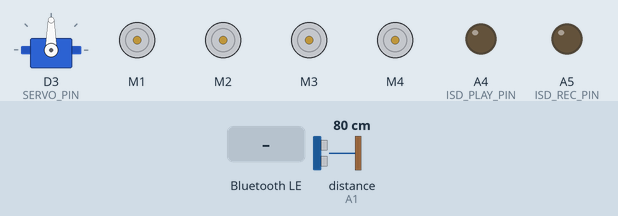
Simulated run of this sketch. Board: Arduino Nano 33 IoT. Shown: servo, 4 × DC motor (green arrow = forward, orange = backward, longer = faster), output pins drawn as LEDs (lit = HIGH). Inputs (shaded band) come from the test bench; at power-on: distance to the obstacle (sensor on A1) 80 cm. The echo pulse lasts 58.3 µs per cm; nothing arrives over Bluetooth unless stated; a phone connects over Bluetooth LE 3 s after start; pins used as bus, display or sensor lines are not drawn; what the sketch prints to the serial monitor is not drawn.

Above: at 4.0 s.
4.1 s: Bluetooth LE write "MODE_AUTO" received
7.1 s: distance to the obstacle (sensor on A1) set to 2 cm
At 9.0 s:
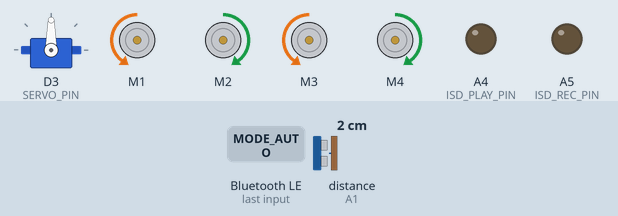
10.1 s: distance to the obstacle (sensor on A1) set to 60 cm
At 10.9 s:
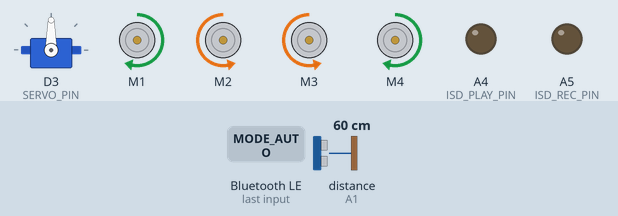
13.1 s: Bluetooth LE write "REC_START" received
At 14.1 s:
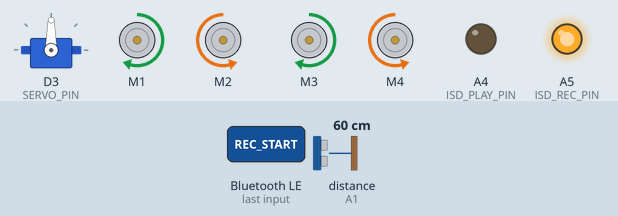
14.8 s: Bluetooth LE write "MODE_MANUAL" received
At 15.4 s:
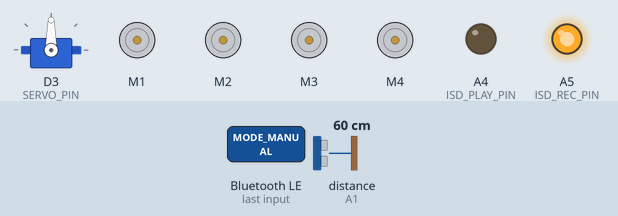
16.3 s: Bluetooth LE write "F" received
At 16.47 s:
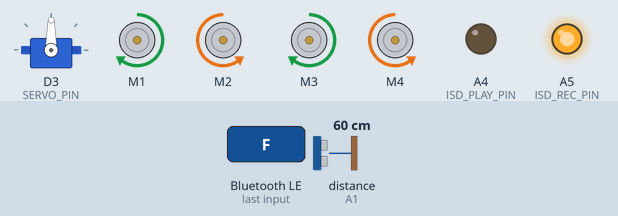
Timing chart, 0 to 19.1 s (numbered marks = the images above; inputs shaded):
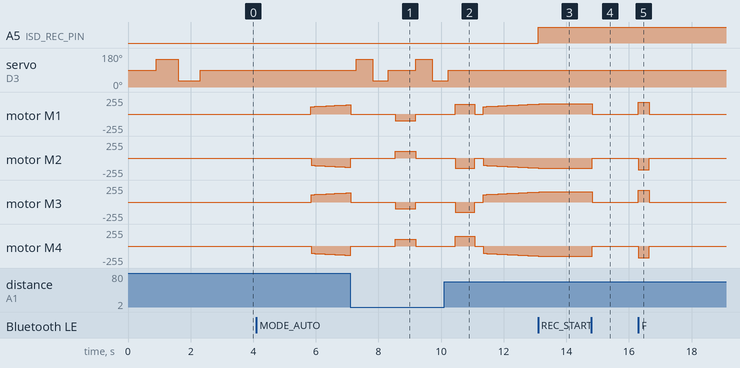

The sketch:

testingcar.ino
```cpp
// ================================================================
//  M1 = Front Left
//  M2 = Back Left
//  M3 = Back Right
//  M4 = Front Right
// ================================================================

#include <ArduinoBLE.h>
#include <AFMotor_R4.h>
#include <Servo.h>

// ── Pin assignments ──────────────────────────────────────────
#define SERVO_PIN     3
#define TRIG_PIN      A0
#define ECHO_PIN      A1
#define ISD_PLAY_PIN  A4
#define ISD_REC_PIN   A5

// ── Auto speed limits ────────────────────────────────────────
#define AUTO_SPEED_START  110
#define AUTO_SPEED_MAX    155
#define AUTO_SPEED_SLOW   85
#define AUTO_SPEED_TURN   150
#define AUTO_SPEED_REV    100

// ── Distance thresholds (cm) ─────────────────────────────────
#define DIST_STOP     22
#define DIST_SLOW     42
#define DIST_CLEAR    58
#define DIST_OPEN     80

// ── Timing ───────────────────────────────────────────────────
#define CMD_TIMEOUT       350
#define SERVO_SETTLE_MS   500
#define REVERSE_DURATION  650
#define TURN_BASE_MS      520
#define TURN_PER_BLOCK    100
#define TURN_MAX_MS       950

// ── Motors ───────────────────────────────────────────────────
AF_DCMotor m1(1), m2(2), m3(3), m4(4);
int baseSpeed  = 175;
int autoSpeed  = AUTO_SPEED_START;

// ── Servo ────────────────────────────────────────────────────
Servo scanServo;
#define SERVO_CENTER   90
#define SERVO_LEFT    148
#define SERVO_RIGHT    32

// ── BLE ──────────────────────────────────────────────────────
BLEService rcService("12345678-1234-1234-1234-123456789012");
BLEStringCharacteristic cmdChar(
  "12345678-1234-1234-1234-123456789013",
  BLEWrite | BLEWriteWithoutResponse, 20
);

// ── Modes ────────────────────────────────────────────────────
enum Mode { MANUAL, AUTO_NAV };
Mode currentMode = MANUAL;

// ── Manual state ─────────────────────────────────────────────
String activeCmd      = "S";
unsigned long lastCmdTime = 0;

// ── Auto nav states ───────────────────────────────────────────
enum NavState {
  NAV_MOVING,
  NAV_BRAKING,
  NAV_SCAN_LEFT,
  NAV_READ_LEFT,
  NAV_READ_RIGHT,
  NAV_DECIDE,
  NAV_REVERSE,
  NAV_TURNING,
  NAV_VERIFY
};

NavState      navState          = NAV_MOVING;
unsigned long navTimer          = 0;
int           distLeft          = 0;
int           distRight         = 0;
int           turnDir           = 0;
int           consecutiveBlocks = 0;
unsigned long autoStartTime     = 0;

// ================================================================
//  MOTOR FUNCTIONS
//
//  Layout:
//  M1 = Front Left   M4 = Front Right
//  M2 = Back Left    M3 = Back Right
//
//  Left side  = M1 + M2
//  Right side = M3 + M4
// ================================================================

void setAllSpeed(int spd) {
  spd = constrain(spd, 0, 255);
  m1.setSpeed(spd); m2.setSpeed(spd);
  m3.setSpeed(spd); m4.setSpeed(spd);
}

void driveForward(int spd) {
  setAllSpeed(spd);
  m1.run(FORWARD);   // front left — faces inward
  m2.run(BACKWARD);  // back left  — faces inward opposite
  m3.run(FORWARD);   // back right — faces inward
  m4.run(BACKWARD);  // front right — faces inward opposite
}

void driveBackward(int spd) {
  setAllSpeed(spd);
  m1.run(BACKWARD);
  m2.run(FORWARD);
  m3.run(BACKWARD);
  m4.run(FORWARD);
}

void driveLeft(int spd) {
  setAllSpeed(spd);
  m1.run(BACKWARD);  // left side back
  m2.run(FORWARD);
  m3.run(FORWARD);   // right side forward
  m4.run(BACKWARD);
}

void driveRight(int spd) {
  setAllSpeed(spd);
  m1.run(FORWARD);   // left side forward
  m2.run(BACKWARD);
  m3.run(BACKWARD);  // right side back
  m4.run(FORWARD);
}


void driveStop() {
  setAllSpeed(0);
  m1.run(RELEASE); m2.run(RELEASE);
  m3.run(RELEASE); m4.run(RELEASE);
}

// ================================================================
//  ULTRASONIC
// ================================================================
long singleRead() {
  digitalWrite(TRIG_PIN, LOW);
  delayMicroseconds(4);
  digitalWrite(TRIG_PIN, HIGH);
  delayMicroseconds(10);
  digitalWrite(TRIG_PIN, LOW);
  long dur = pulseIn(ECHO_PIN, HIGH, 30000);
  if (dur == 0) return 200;
  return constrain(dur / 58L, 2, 200);
}

long readDistance() {
  long a = singleRead(); delay(12);
  long b = singleRead(); delay(12);
  long c = singleRead();
  if ((a <= b && b <= c) || (c <= b && b <= a)) return b;
  if ((b <= a && a <= c) || (c <= a && a <= b)) return a;
  return c;
}

// ================================================================
//  ISD1820
// ================================================================
void isdPlay() {
  digitalWrite(ISD_PLAY_PIN, LOW);
  delayMicroseconds(50);
  digitalWrite(ISD_PLAY_PIN, HIGH);
  delay(80);
  digitalWrite(ISD_PLAY_PIN, LOW);
}

void isdRecordStart() { digitalWrite(ISD_REC_PIN, HIGH); }
void isdRecordStop()  { digitalWrite(ISD_REC_PIN, LOW);  }

// ================================================================
//  SERVO
// ================================================================
void servoTo(int angle) {
  scanServo.write(constrain(angle, 0, 180));
}

// ================================================================
//  MANUAL MODE
// ================================================================
void handleManual() {
  if (millis() - lastCmdTime > CMD_TIMEOUT) {
    driveStop();
    return;
  }
  if      (activeCmd == "F") driveForward(baseSpeed);
  else if (activeCmd == "B") driveBackward(baseSpeed);
  else if (activeCmd == "L") driveLeft(baseSpeed);
  else if (activeCmd == "R") driveRight(baseSpeed);
  else                       driveStop();
}

// ================================================================
//  AUTO NAV
// ================================================================
void rampAutoSpeed() {
  unsigned long elapsed = millis() - autoStartTime;
  autoSpeed = map(constrain(elapsed, 0, 2000),
                  0, 2000,
                  AUTO_SPEED_START, AUTO_SPEED_MAX);
}

void handleAuto() {
  unsigned long now = millis();

  switch (navState) {

    case NAV_MOVING: {
      long dist = readDistance();
      rampAutoSpeed();

      if (dist > DIST_OPEN) {
        driveForward(autoSpeed);
        servoTo(SERVO_CENTER);
      }
      else if (dist > DIST_SLOW) {
        driveForward(min(autoSpeed, AUTO_SPEED_MAX));
      }
      else if (dist > DIST_STOP) {
        int spd = map(dist, DIST_STOP, DIST_SLOW, AUTO_SPEED_SLOW, AUTO_SPEED_MAX);
        driveForward(spd);
      }
      else {
        driveStop();
        consecutiveBlocks++;
        navState = NAV_BRAKING;
        navTimer = now;
        Serial.print("Obstacle! dist=");
        Serial.print(dist);
        Serial.print(" blocks=");
        Serial.println(consecutiveBlocks);
      }
      break;
    }

    case NAV_BRAKING: {
      driveStop();
      if (now - navTimer > 200) {
        servoTo(SERVO_LEFT);
        navState = NAV_SCAN_LEFT;
        navTimer = now;
      }
      break;
    }

    case NAV_SCAN_LEFT: {
      driveStop();
      if (now - navTimer > SERVO_SETTLE_MS) {
        distLeft = readDistance();
        Serial.print("distLeft="); Serial.println(distLeft);
        servoTo(SERVO_RIGHT);
        navState = NAV_READ_LEFT;
        navTimer = now;
      }
      break;
    }

    case NAV_READ_LEFT: {
      driveStop();
      if (now - navTimer > SERVO_SETTLE_MS) {
        distRight = readDistance();
        Serial.print("distRight="); Serial.println(distRight);
        servoTo(SERVO_CENTER);
        navState = NAV_READ_RIGHT;
        navTimer = now;
      }
      break;
    }

    case NAV_READ_RIGHT: {
      driveStop();
      if (now - navTimer > 250) {
        navState = NAV_DECIDE;
        navTimer = now;
      }
      break;
    }

    case NAV_DECIDE: {
      driveStop();
      bool leftClear  = distLeft  > DIST_STOP;
      bool rightClear = distRight > DIST_STOP;

      if (!leftClear && !rightClear) {
        Serial.println("Both blocked — reversing");
        navState = NAV_REVERSE;
        navTimer = now;
      }
      else if (leftClear && !rightClear) {
        turnDir  = -1;
        navState = NAV_TURNING;
        navTimer = now;
        Serial.println("Turning LEFT");
      }
      else if (rightClear && !leftClear) {
        turnDir  = 1;
        navState = NAV_TURNING;
        navTimer = now;
        Serial.println("Turning RIGHT");
      }
      else {
        if (distLeft > distRight + 10) {
          turnDir = -1;
          Serial.println("Turning LEFT (more space)");
        } else if (distRight > distLeft + 10) {
          turnDir = 1;
          Serial.println("Turning RIGHT (more space)");
        } else {
          turnDir = -1;
          Serial.println("Turning LEFT (default)");
        }
        navState = NAV_TURNING;
        navTimer = now;
      }
      break;
    }

    case NAV_REVERSE: {
      driveBackward(AUTO_SPEED_REV);
      if (now - navTimer > REVERSE_DURATION) {
        driveStop();
        servoTo(SERVO_LEFT);
        navState = NAV_SCAN_LEFT;
        navTimer = now;
        Serial.println("Reverse done — re-scanning");
      }
      break;
    }

    case NAV_TURNING: {
      int turnDur = constrain(
        TURN_BASE_MS + (consecutiveBlocks * TURN_PER_BLOCK),
        TURN_BASE_MS, TURN_MAX_MS
      );
      if (turnDir == 1) driveRight(AUTO_SPEED_TURN);
      else              driveLeft(AUTO_SPEED_TURN);

      if (now - navTimer > turnDur) {
        driveStop();
        navState = NAV_VERIFY;
        navTimer = now;
        Serial.println("Turn done — verifying");
      }
      break;
    }

    case NAV_VERIFY: {
      driveStop();
      if (now - navTimer > 200) {
        long ahead = readDistance();
        Serial.print("Verify dist="); Serial.println(ahead);

        if (ahead > DIST_CLEAR) {
          consecutiveBlocks = 0;
          autoSpeed         = AUTO_SPEED_START;
          autoStartTime     = millis();
          navState          = NAV_MOVING;
          Serial.println("Clear — resuming");
        }
        else if (consecutiveBlocks >= 4) {
          consecutiveBlocks = 0;
          navState = NAV_REVERSE;
          navTimer = now;
          Serial.println("Stuck — forced reverse");
        }
        else {
          servoTo(SERVO_LEFT);
          navState = NAV_SCAN_LEFT;
          navTimer = now;
          Serial.println("Still blocked — re-scanning");
        }
      }
      break;
    }
  }
}

// ================================================================
//  MODE RESET
// ================================================================
void resetToManual() {
  driveStop();
  servoTo(SERVO_CENTER);
  activeCmd         = "S";
  lastCmdTime       = millis();
  navState          = NAV_MOVING;
  consecutiveBlocks = 0;
  currentMode       = MANUAL;
}

void resetToAuto() {
  driveStop();
  servoTo(SERVO_CENTER);
  navState          = NAV_MOVING;
  navTimer          = millis();
  autoSpeed         = AUTO_SPEED_START;
  autoStartTime     = millis();
  consecutiveBlocks = 0;
  currentMode       = AUTO_NAV;
}

// ================================================================
//  BLE COMMAND HANDLER
// ================================================================
void handleCommand(String cmd) {
  cmd.trim();
  lastCmdTime = millis();

  if (cmd == "MODE_MANUAL") { resetToManual(); return; }
  if (cmd == "MODE_AUTO")   { resetToAuto();   return; }
  if (cmd == "PLAY")        { isdPlay();        return; }
  if (cmd == "REC_START")   { isdRecordStart(); return; }
  if (cmd == "REC_STOP")    { isdRecordStop();  return; }
  if (cmd == "K")           { return; }

  if (cmd.startsWith("V")) {
    baseSpeed = constrain(cmd.substring(1).toInt(), 80, 255);
    return;
  }

  if (currentMode == MANUAL) {
    activeCmd = cmd;
  }
}

// ================================================================
//  SETUP
// ================================================================
void setup() {
  Serial.begin(9600);

  pinMode(TRIG_PIN, OUTPUT);
  pinMode(ECHO_PIN, INPUT);
  digitalWrite(TRIG_PIN, LOW);

  pinMode(ISD_PLAY_PIN, OUTPUT);
  pinMode(ISD_REC_PIN,  OUTPUT);
  digitalWrite(ISD_PLAY_PIN, LOW);
  digitalWrite(ISD_REC_PIN,  LOW);

  scanServo.attach(SERVO_PIN);
  delay(300);
  servoTo(SERVO_CENTER);
  delay(600);
  servoTo(SERVO_LEFT);
  delay(700);
  servoTo(SERVO_RIGHT);
  delay(700);
  servoTo(SERVO_CENTER);
  delay(500);
  Serial.println("Servo sweep done");

  setAllSpeed(0);
  driveStop();

  if (!BLE.begin()) {
    Serial.println("BLE failed");
    while (1);
  }
  BLE.setLocalName("RC Car");
  BLE.setAdvertisedService(rcService);
  rcService.addCharacteristic(cmdChar);
  BLE.addService(rcService);
  BLE.advertise();
  Serial.println("BLE ready");
}

// ================================================================
//  MAIN LOOP
// ================================================================
void loop() {
  BLEDevice central = BLE.central();

  if (central) {
    Serial.println("Connected: " + central.address());
    resetToManual();

    while (central.connected()) {
      if (cmdChar.written()) {
        handleCommand(cmdChar.value());
      }
      if      (currentMode == MANUAL)   handleManual();
      else if (currentMode == AUTO_NAV) handleAuto();
    }

    resetToManual();
    Serial.println("Disconnected");
  }
}
```

Measured:
- after the input at 4.1 s, motor M1, motor M3: moves from stopped to forward 138/255 over 1.2 s, starting after 1.7 s; motor M2, motor M4: moves from stopped to backward 138/255 over 1.2 s, starting after 1.7 s
- after the input at 7.1 s, servo on D3 (SERVO_PIN): 90° → 148° after 0.19 s, → 32° 0.53 s later, → 90° 0.50 s later, → 148° 0.88 s later, … (5 changes in this stretch)
- after the input at 10.1 s, servo on D3 (SERVO_PIN): goes on until 10.2 s, then stays 90°
- after the input at 13.1 s, A5 (ISD_REC_PIN): LOW → HIGH at once
- after the input at 14.8 s, motor M1, motor M3: forward 155/255 → stopped at once; motor M2, motor M4: backward 155/255 → stopped at once
- after the input at 16.3 s, motor M1, motor M3: stopped → forward 175/255 at once, → stopped 0.35 s later; motor M2, motor M4: stopped → backward 175/255 at once, → stopped 0.35 s later
